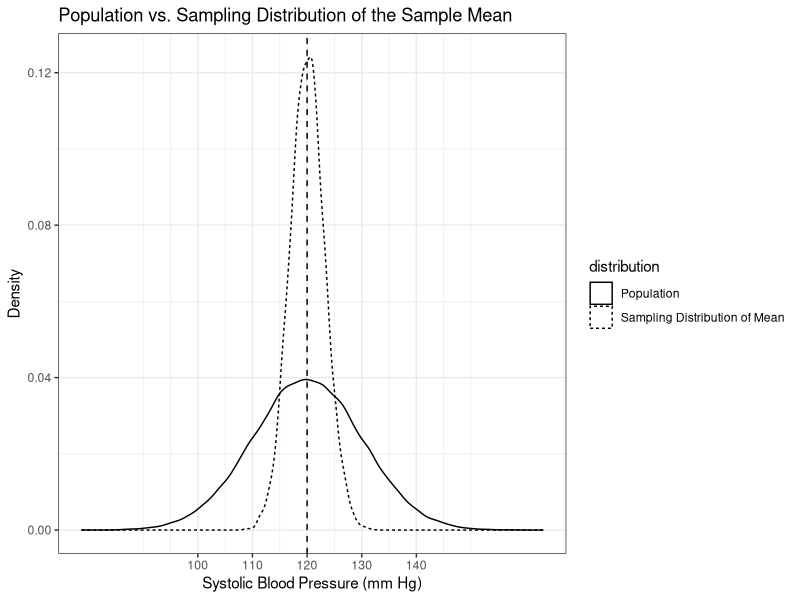
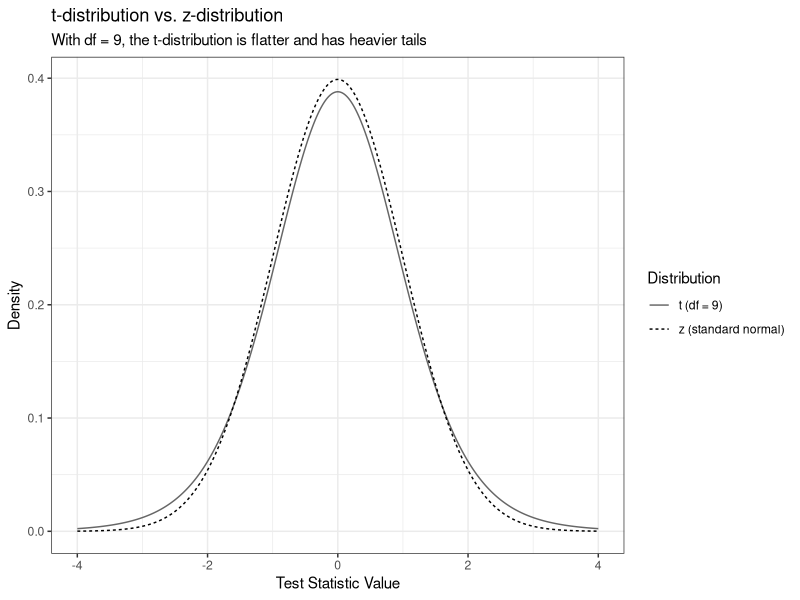
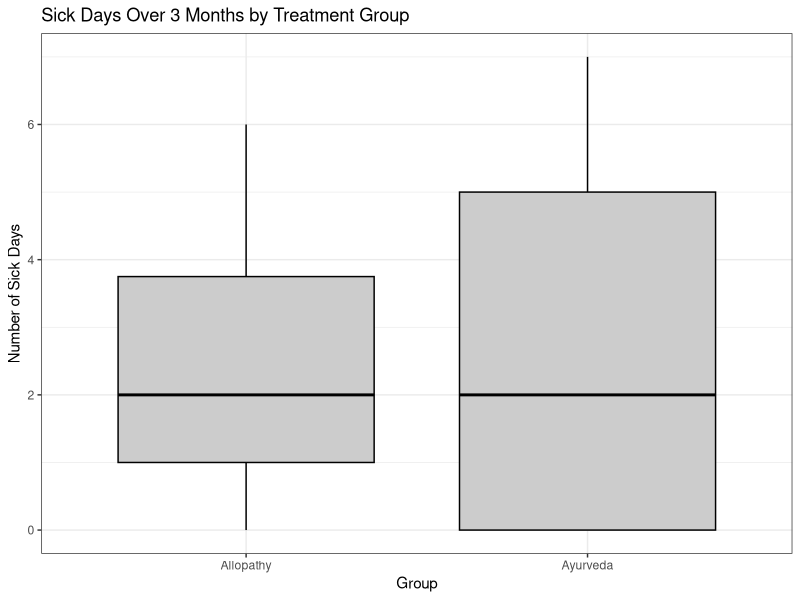
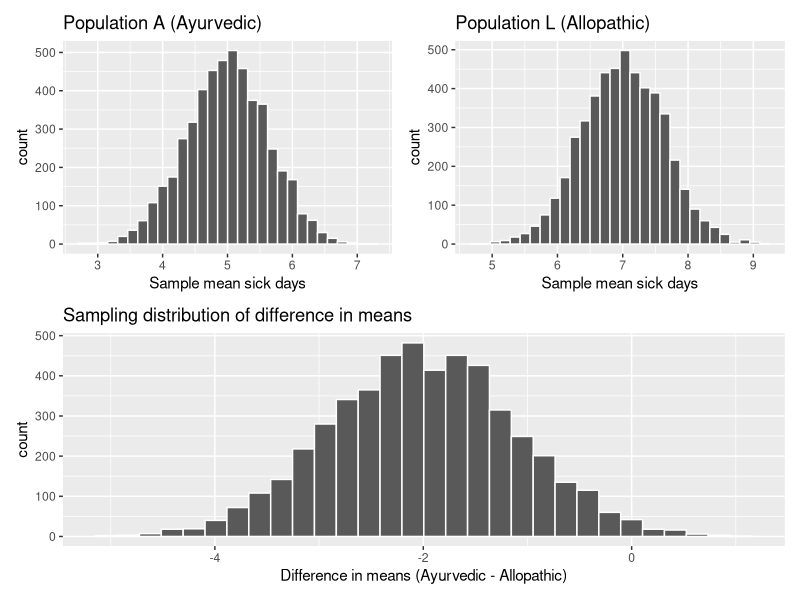

R code for these plots, in order:
## ---- chunk 1
library(tidyverse)


## ---- chunk 2
# Set seed for reproducibility
set.seed(123)

# Parameters
mu <- 120       # True population mean
sigma <- 10     # True population standard deviation
n <- 10         # Sample size
n_samples <- 10000  # Number of repeated samples

# Simulate population data (just for reference)
population <- tibble(bp = rnorm(100000, mean = mu, sd = sigma),
                     distribution = "Population")

# Simulate sampling distribution of the mean
sample_means <- replicate(n_samples, {mean(rnorm(n, mean = mu, sd = sigma))})

sampling_distribution <- tibble(bp = sample_means,
                                distribution = "Sampling Distribution of Mean")

# Combine both distributions
combined <- bind_rows(population, sampling_distribution)

# Plot
ggplot(combined, aes(x = bp, linetype = distribution)) +
  geom_density() +
  geom_vline(xintercept = 120, linetype = "dashed") +
  scale_x_continuous(breaks = c(100, 110, 120, 130, 140)) +
  labs(
    title = "Population vs. Sampling Distribution of the Sample Mean",
    x = "Systolic Blood Pressure (mm Hg)", y = "Density"
  ) + theme_bw()

## ---- chunk 3
# Create a sequence of x-values
x_vals <- seq(-4, 4, length.out = 1000)

# Create a tibble comparing z and t (df = 9)
dist_df <- tibble(
  x = rep(x_vals, 2),
  distribution = rep(c("z (standard normal)", "t (df = 9)"), each = length(x_vals)),
  density = c(dnorm(x_vals), dt(x_vals, df = 9))
)

# Plot
ggplot(dist_df, aes(x = x, y = density, color = distribution, linetype = distribution)) +
  geom_line() +
  scale_color_manual(values = c("gray40", "black")) +
  labs(
    title = "t-distribution vs. z-distribution",
    subtitle = "With df = 9, the t-distribution is flatter and has heavier tails",
    x = "Test Statistic Value",
    y = "Density",
    color = "Distribution",
    linetype = "Distribution"
  ) + theme_bw()

## ---- chunk 4
# Data
bp <- c(125, 122, 130, 128, 124, 127, 126, 129, 131, 128)

# Parameters
n <- length(bp)
df <- n - 1
xbar <- mean(bp)
s <- sd(bp)
mu0 <- 120
alpha <- 0.05

# t statistic
t_stat <- (xbar - mu0) / (s / sqrt(n))

# Method 1: Critical value approach (right-tailed)
t_crit <- qt(1 - alpha, df)
ifelse(t_stat > t_crit, "Reject H0", "Fail to Reject H0")

# Method 2: p-value approach (right-tailed)
p_value <- pt(t_stat, df, lower.tail = FALSE)
ifelse(p_value < alpha, "Reject H0", "Fail to Reject H0")

#One-sample t-test
t.test(bp, mu = 120, alternative = "greater")
## ---- chunk 5
# Arjun's BP data
before <- c(125, 122, 130, 128, 124, 127, 126, 129, 131, 128)
after  <- c(124, 125, 124, 127, 126, 126, 121, 123, 132, 124)

# Paired t-test
t.test(before, after, paired = TRUE, alternative = "greater")
## ---- chunk 6
# Arjun's BP readings
bp <- c(125, 122, 130, 128, 124, 127, 126, 129, 131, 128)
n <- length(bp)

# Sample mean and standard deviation
x_bar <- mean(bp)
s <- sd(bp)

# Degrees of freedom
df <- n - 1

# Critical t-value for 95% CI
t_star <- qt(0.975, df)  # two-sided

# Margin of error
ME <- t_star * s / sqrt(n)

# Confidence interval
CI_lower <- x_bar - ME
CI_upper <- x_bar + ME

x_bar; s; ME
CI_lower; CI_upper

## ---- chunk 7
ayurveda <- c(2, 3, 0, 5, 5, 0, 0, 1, 7)  # n = 9
allopathy <- c(3, 4, 0, 6, 1, 2, 4, 1, 2, 0)  # n = 10

# Combine into a data frame for plotting
sick_days <- tibble(
  Group = rep(c("Ayurveda", "Allopathy"), times = c(length(ayurveda), length(allopathy))),
  SickDays = c(ayurveda, allopathy)
)

# Side-by-side boxplots
ggplot(sick_days, aes(x = Group, y = SickDays)) +
  geom_boxplot(fill = "gray80", color = "black") +
  labs(title = "Sick Days Over 3 Months by Treatment Group",
       y = "Number of Sick Days", x = "Group") +
  theme_bw()

# Two-sample t-test (Welch's t-test, default in R)
t.test(ayurveda, allopathy, alternative = "two.sided")
## ---- chunk 8
set.seed(123)

# Assume these are the true population parameters
mu_A <- 5   # mean sick days Ayurvedic
sd_A <- 2
mu_L <- 7   # mean sick days Allopathic
sd_L <- 2

n_A <- 10
n_L <- 10

# Simulation: Repeat sampling many times
sim_results <- map_dfr(1:5000, ~{
  sample_A <- rnorm(n_A, mu_A, sd_A)
  sample_L <- rnorm(n_L, mu_L, sd_L)
  tibble(
    mean_A = mean(sample_A),
    mean_L = mean(sample_L),
    diff = mean(sample_A) - mean(sample_L)
  )
})

# Plot
library(patchwork)

p1 <- sim_results %>%
  ggplot(aes(x = mean_A)) +
  geom_histogram(bins = 30, color = "white") +
  labs(title = "Population A (Ayurvedic)", x = "Sample mean sick days")

p2 <- sim_results %>%
  ggplot(aes(x = mean_L)) +
  geom_histogram(bins = 30, color = "white") +
  labs(title = "Population L (Allopathic)", x = "Sample mean sick days")

p3 <- sim_results %>%
  ggplot(aes(x = diff)) +
  geom_histogram(bins = 30, color = "white") +
  labs(title = "Sampling distribution of difference in means",
       x = "Difference in means (Ayurvedic - Allopathic)")

(p1 | p2) / p3
